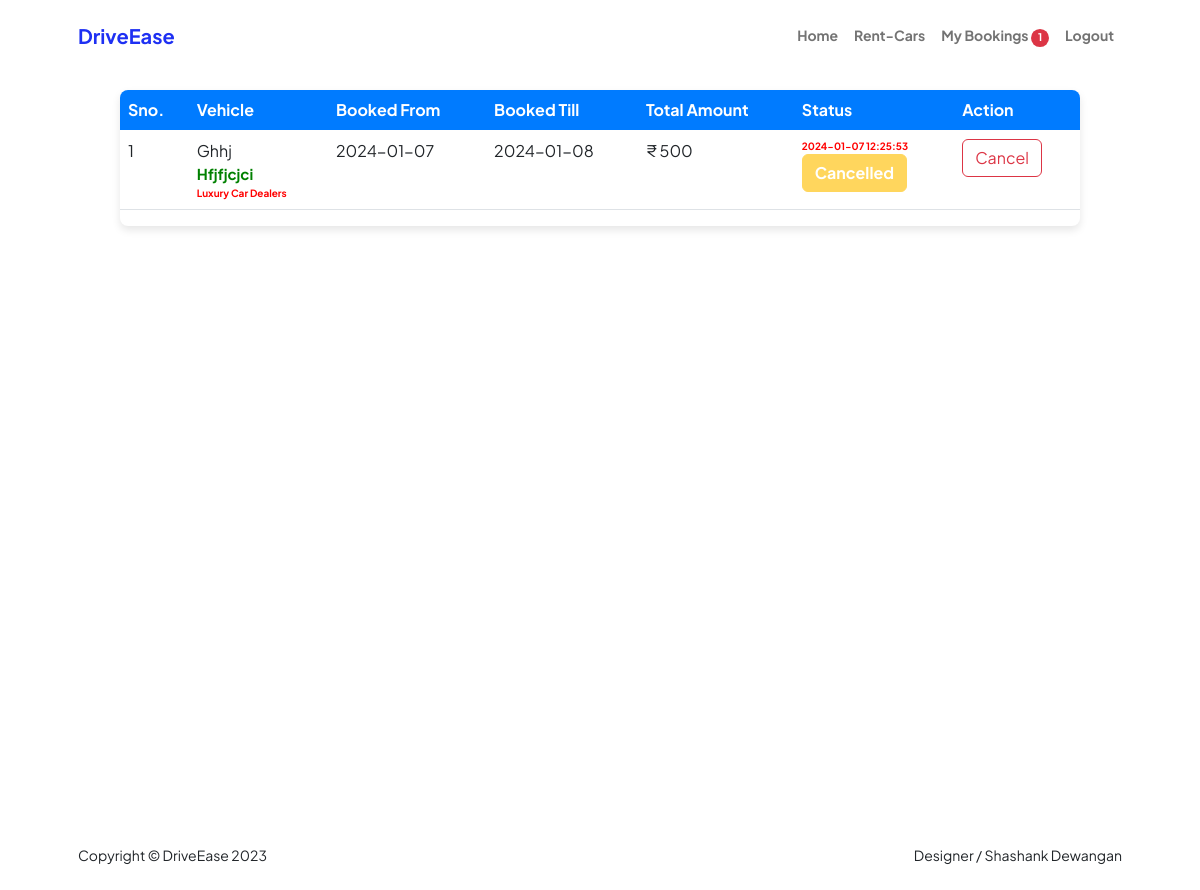
The app's page /bookings.php (signed in) with its own data.
### tables this page shows
CREATE TABLE `booking_table` (
  `booking_id` int(11) NOT NULL,
  `car_id` int(11) DEFAULT NULL,
  `dealer_id` int(11) DEFAULT NULL,
  `user_id` int(11) DEFAULT NULL,
  `booking_date` timestamp NULL DEFAULT current_timestamp(),
  `booking_from` date DEFAULT NULL,
  `booking_till` date DEFAULT NULL,
  `status` varchar(20) DEFAULT 'Inprocess',
  `des` varchar(500) DEFAULT NULL,
  `drivingLicense` varchar(50) DEFAULT NULL,
  `mobile` varchar(50) DEFAULT NULL,
  `total_amount` varchar(50) DEFAULT NULL,
  `days` int(11) DEFAULT NULL
);

CREATE TABLE `car_details` (
  `id` int(11) NOT NULL,
  `vehicle_model` varchar(255) NOT NULL,
  `vehicle_number` varchar(255) NOT NULL,
  `seating_capacity` int(11) DEFAULT NULL,
  `rent_per_day` int(11) DEFAULT NULL,
  `dealer_id` int(11) DEFAULT NULL,
  `created_at` timestamp NULL DEFAULT current_timestamp(),
  `car_image_url` varchar(100) DEFAULT NULL
);

CREATE TABLE `dealer_details` (
  `id` int(11) NOT NULL,
  `owner_name` varchar(50) DEFAULT NULL,
  `owner_email` varchar(50) DEFAULT NULL,
  `owner_password` varchar(100) DEFAULT NULL,
  `company_name` varchar(50) DEFAULT NULL,
  `company_address` varchar(100) DEFAULT NULL,
  `company_logo_url` varchar(100) DEFAULT NULL,
  `created_at` timestamp NULL DEFAULT current_timestamp(),
  `user_id` int(11) DEFAULT NULL
);

### bookings.php (the view, shortened to what this page needs)
<?php
include 'utils/conn.php';
$user_id = isset($_SESSION['user_id']) ? $_SESSION['user_id'] : null;
$user_type = isset($_SESSION['user_type']) ? $_SESSION['user_type'] : null;
?>
<!DOCTYPE html>
<html lang="en">
<head>
</head>
<body>
    <?php include 'navbar.php' ?>
    <div class="booking_container">
    <?php
    $sno = 0;
    $query = "SELECT
        booking_table.*,
        dealer_details.*,
        car_details.*
    FROM
        booking_table
    JOIN
        dealer_details ON booking_table.dealer_id = dealer_details.id
    JOIN
        car_details ON booking_table.car_id = car_details.id
    WHERE
        booking_table.user_id = '$user_id'
    ORDER BY
        booking_table.booking_date DESC";
    $fetch_booking = mysqli_query($conn, $query);
    ?>
    <div class="table-responsive">
        <table class="table" id="bookingTable">
            <thead>
                <tr>
                    <th>Sno.</th>
                    <th>Vehicle</th>
                    <th>Booked From</th>
                    <th>Booked Till</th>
                    <th>Total Amount</th>
                    <th>Status</th>
                    <th>Action</th>
                </tr>
            </thead>
            <tbody>
                <?php
                while ($row = mysqli_fetch_assoc($fetch_booking)) {
                    $sno++;
                ?>
                    <tr>
                        <td><?= $sno ?></td>
                        <td>
                            <?= $row['vehicle_model'] ?>
                            <div class="vehicle_model"><?= $row['vehicle_number'] ?></div>
                            <div class="company_name"><?= $row['company_name'] ?></div>
                        </td>
                        <td><?= $row['booking_from'] ?></td>
                        <td><?= $row['booking_till'] ?></td>
                        <td>₹ <?= $row['total_amount'] ?></td>
                        <td>
                            <div class="company_name"><?= $row['booking_date'] ?></div>
                            <button disabled class="btn <?= $row['status'] == 'Confirm' ? 'btn-success' : 'btn-warning' ?> text-white fw-bold">
                                <?= $row['status'] ?>
                            </button>
                        </td>
                        <td>
                            <button class="btn btn-outline-danger cancel_booking" data-id="<?= $row['booking_id'] ?>">Cancel</button>
                        </td>
                    </tr>
                <?php
                }
                ?>
            </tbody>
        </table>
    </div>
</div>
<?php include 'footer.php';?>
</body>
</html>

### navbar.php (shortened to what this page needs)
<?php
include 'utils/conn.php';
?>
    <link href="https://cdn.jsdelivr.net/npm/bootstrap-icons@1.8.1/font/bootstrap-icons.css" rel="stylesheet" />
    <link href="https://cdn.jsdelivr.net/npm/bootstrap@5.0.2/dist/css/bootstrap.min.css" rel="stylesheet">
    <link href="css/styles.css" rel="stylesheet" />
    <link rel="stylesheet" href="https://cdn.jsdelivr.net/npm/toastify-js/src/toastify.min.css" />
<nav class="navbar navbar-expand-lg navbar-light fixed-top bg-white py-3 " >
    <div class="container px-5">
        <a class="navbar-brand" href="index.php"><span class="fw-bolder text-primary">DriveEase</span></a>
        <div class="collapse navbar-collapse" id="navbarSupportedContent">
            <ul class="navbar-nav ms-auto mb-2 mb-lg-0 small fw-bolder">
                <li class="nav-item"><a class="nav-link" href="index.php">Home</a></li>
                <li class="nav-item"><a class="nav-link" href="Rent-car.php"><?= $user_type == 'Dealer' ? 'All Cars' : 'Rent-Cars' ?> </a></li>
                <?php
                if (!$user_id) {
    ?>
            <li class="nav-item"><a class="nav-link " href="login.php">Log in</a></li>
            <li class="nav-item"><a class="nav-link " href="register_customer.php">Sign up</a></li>
            <?php
              }else{
if($user_type == 'Dealer'){
?>
<li class="nav-item"><a class="nav-link" href="dashboard.php">Dashboard
</a></li>
<?php
}else{
?>
<li class="nav-item"><a class="nav-link" href="bookings.php">
  <?php
  $check_bookings = mysqli_query($conn, "SELECT COUNT(*) FROM booking_table WHERE user_id = $user_id");
  $booking_count = mysqli_fetch_row($check_bookings)[0];
  ?>
  My Bookings <?php echo ($booking_count > 0) ? "<span class='badge bg-danger rounded-circle'>$booking_count</span>" : ""; ?>
</a></li>
<?php
}
?>
            <li class="nav-item">
              <a class="nav-link" id="logoutButton">Logout</a>
            </li>
            <?php
              }
                ?>
            </ul>
        </div>
    </div>
</nav>

### footer.php (shortened to what this page needs)
<footer class="bg-white py-4 mt-auto" style="position:fixed;bottom:0;width:100%;">
        <div class="container px-5">
            <div class="row align-items-center justify-content-between flex-column flex-sm-row">
                <div class="col-auto"><div class="small m-0">Copyright &copy; DriveEase 2023</div></div>
                <div class="col-auto"><div class="small m-0">Designer / Shashank Dewangan</div></div>
            </div>
        </div>
    </footer>

### bookings.php (style rules this page uses)
body { margin: 0; padding: 0; background-color: #f8f9fa; }
.booking_container { width: 80vw; margin-left: 10%; margin-top:90px; background-color: #ffffff; border-radius: 8px; box-shadow: 0 4px 8px rgba(0, 0, 0, 0.1); overflow-x: auto; }
table { width: 100%; border-collapse: collapse; }
th, td { padding: 12px; text-align: left; border-bottom: 1px solid #dee2e6; }
th { background-color: #007bff!important; color: #ffffff; }
.company_name { font-size:10px; color:red; font-weight:bold; }
.vehicle_model { font-size:15px; color:green; font-weight:bold; }

### navbar.php (style rules this page uses)
#logoutButton { cursor: pointer; }

### records on screen
booking_table: car.vehicle_model "Ghhj", car.vehicle_number "Hfjfjcjci", dealer.company_name "Luxury Car Dealers", booking_from "2024-01-07", booking_till "2024-01-08", total_amount "500", booking_date "2024-01-07 12:25:53", status "Cancelled"

### other values on screen
$booking_count "1"
